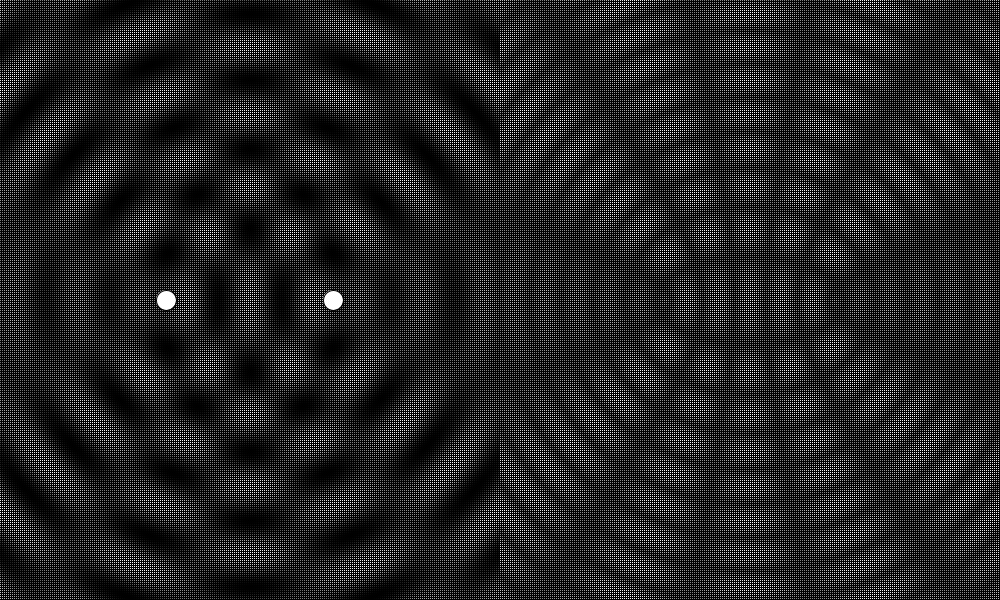
Frame 1 (no input)
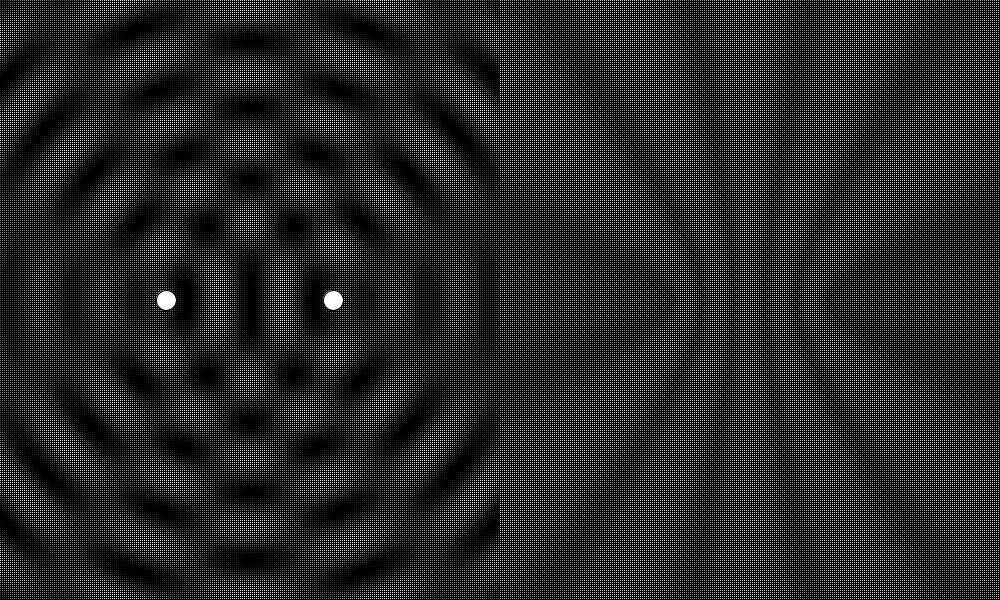
Frame 60 (the mouse pressed at the canvas centre just before this capture)
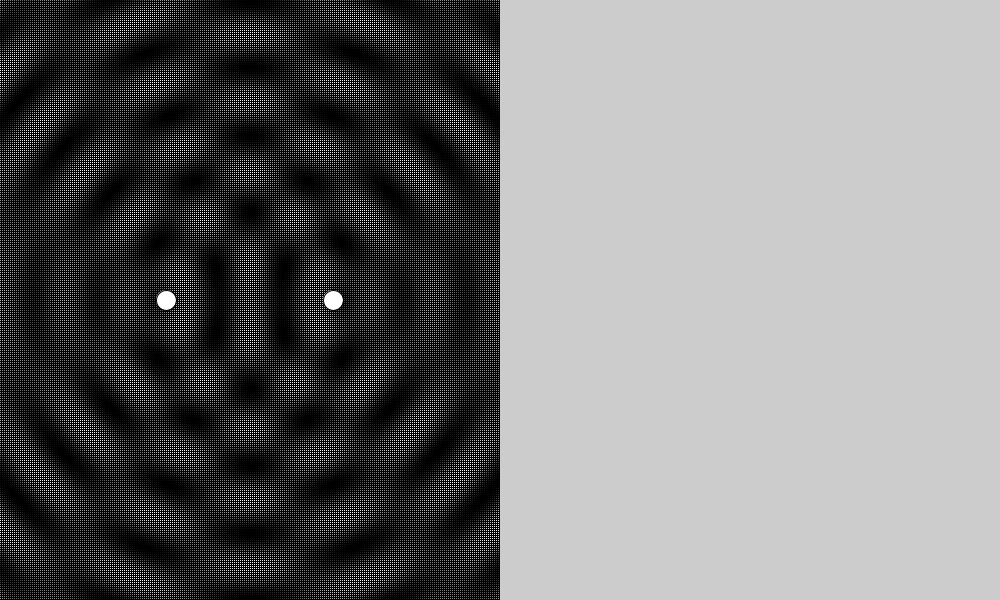
Frame 120 (the mouse held since frame 60 and released just before this capture)

The Processing sketch that drew these frames (run headless with seeded random() and noise(); from frame 60 on, the mouse is pressed at the canvas centre):

// Processing sketch: together
// ── together.pde
float angle = 0;
float[][] values;
int count = 1;
int limit = 100;

Emitter[] emitters;

float x1 = 400;
float y1 = -70;
float z1 = 159.0;

PGraphics pg;

void setup() {
  //fullScreen();
  size(1000, 600);
  values = new float[width][height];
  for (int x = 0; x < width; x++) {
    for (int y = 0; y < height; y++) {
      values[x][y] = 0;
    }
  }
  emitters = new Emitter[]{new Emitter(width * 1/6, height/2), new Emitter(width * 2/6, height/2)};
}

void draw() {
  
  background(0);
  
  loadPixels();
  for (int x = 0; x < width/2; x += 2) {
    for (int y = 0; y < height; y += 2) {
     
      float value = 0;
      for (int k = 0; k < emitters.length; k++) {
        float offset = pow((emitters[k].x - x)*(emitters[k].x - x) + (emitters[k].y - y)*(emitters[k].y - y), 0.5)/10;
        value += sin(angle + offset);
      }
      value = map(value, -emitters.length, emitters.length, 0, 255);
      color c = color(value);
      int index1 = x + y * width;
      pixels[index1] = c;
      if (count < limit) {
        values[x][y] += abs(value - 127.5);
      }
      color c2 = color(map(values[x][y]/127.5, -count, count, 0, 255));
      int index2 = x + width/2 + y * width;
      pixels[index2] = c2;
    }
  }
  
  updatePixels();
  angle -= TWO_PI/100;
  if (angle < -TWO_PI) {
    angle = 0;
  }
  for (int k = 0; k < emitters.length; k++) {
    emitters[k].show();
  }
  if (count < limit) {
    count++;
  }
}

void mousePressed() {

  for (int k = 0; k < emitters.length; k++) {
    emitters[k].check_mouse();
  }
}

void mouseReleased() {
  for (int k = 0; k < emitters.length; k++) {
    emitters[k].release_mouse();
  }
}

void keyPressed() {
  if (key == ' ') {
    emitters = (Emitter[])append(emitters, new Emitter(width * 1.5/6, height/2));
  } else if (key == 'r') {
    emitters = (Emitter[])shorten(emitters);
  }
}

void reset_find() {
  values = new float[width][height];
  count = 1;
  loadPixels();
    for (int x = width/2; x < width; x += 1) {
      for (int y = 0; y < height; y += 1) {
        int index = x + y * width;
        pixels[index] = -3355444;
      }
    }
    updatePixels();
}

class Emitter {
  float x;
  float y;
  boolean dragging = false;
  float r = 20;
  Emitter(float x_, float y_) {
    x = x_;
    y = y_;
  }
  
  void show() {
    if (dragging) {
      x = mouseX;
      y = mouseY;
    }
    ellipse(x, y, r, r);
  }
  
  void check_mouse() {
    if ((x-r < mouseX) && (mouseX < x+r) && (y-r < mouseY) && (mouseY < y+r)) {
      dragging = true;
    }
  }
  
  void release_mouse() {
    dragging = false;
    reset_find();
  }
}
